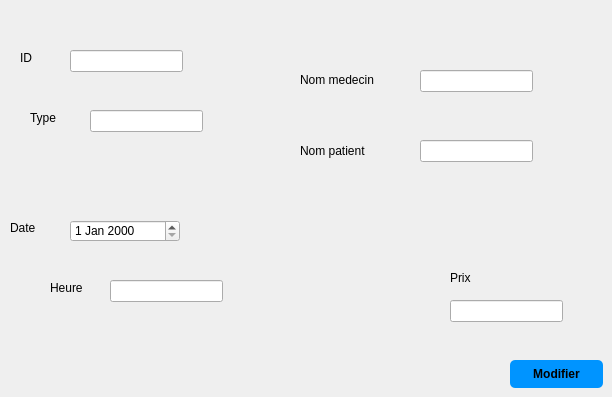
        <widget class="QWidget" name="tab_15">
         <attribute name="title">
          <string>modifier</string>
         </attribute>
         <widget class="QLabel" name="label_55">
          <property name="geometry">
           <rect>
            <x>20</x>
            <y>50</y>
            <width>21</width>
            <height>16</height>
           </rect>
          </property>
          <property name="text">
           <string>ID</string>
          </property>
         </widget>
         <widget class="QLineEdit" name="id_mod">
          <property name="geometry">
           <rect>
            <x>70</x>
            <y>50</y>
            <width>113</width>
            <height>22</height>
           </rect>
          </property>
         </widget>
         <widget class="QLabel" name="label_54">
          <property name="geometry">
           <rect>
            <x>30</x>
            <y>110</y>
            <width>55</width>
            <height>16</height>
           </rect>
          </property>
          <property name="text">
           <string>Type</string>
          </property>
         </widget>
         <widget class="QLineEdit" name="type_mod">
          <property name="geometry">
           <rect>
            <x>90</x>
            <y>110</y>
            <width>113</width>
            <height>22</height>
           </rect>
          </property>
         </widget>
         <widget class="QDateEdit" name="date_mod">
          <property name="geometry">
           <rect>
            <x>70</x>
            <y>220</y>
            <width>110</width>
            <height>22</height>
           </rect>
          </property>
         </widget>
         <widget class="QLabel" name="label_52">
          <property name="geometry">
           <rect>
            <x>10</x>
            <y>220</y>
            <width>55</width>
            <height>16</height>
           </rect>
          </property>
          <property name="text">
           <string>Date</string>
          </property>
         </widget>
         <widget class="QLabel" name="label_53">
          <property name="geometry">
           <rect>
            <x>50</x>
            <y>280</y>
            <width>55</width>
            <height>16</height>
           </rect>
          </property>
          <property name="text">
           <string>Heure</string>
          </property>
         </widget>
         <widget class="QLineEdit" name="heure_mod">
          <property name="geometry">
           <rect>
            <x>110</x>
            <y>280</y>
            <width>113</width>
            <height>22</height>
           </rect>
          </property>
         </widget>
         <widget class="QLabel" name="label_51">
          <property name="geometry">
           <rect>
            <x>300</x>
            <y>70</y>
            <width>91</width>
            <height>20</height>
           </rect>
          </property>
          <property name="text">
           <string>Nom medecin</string>
          </property>
         </widget>
         <widget class="QLineEdit" name="nomm_mod">
          <property name="geometry">
           <rect>
            <x>420</x>
            <y>70</y>
            <width>113</width>
            <height>22</height>
           </rect>
          </property>
         </widget>
         <widget class="QPushButton" name="modifier_service">
          <property name="geometry">
           <rect>
            <x>510</x>
            <y>360</y>
            <width>93</width>
            <height>28</height>
           </rect>
          </property>
          <property name="styleSheet">
           <string notr="true">QPushButton {
padding: 5px;
border-radius: 5px;
background-color:#0094ff;
font-weight: bold;
}
QPushButton:hover
{
color :white;
}</string>
          </property>
          <property name="text">
           <string>Modifier</string>
          </property>
         </widget>
         <widget class="QLineEdit" name="prix_mod">
          <property name="geometry">
           <rect>
            <x>450</x>
            <y>300</y>
            <width>113</width>
            <height>22</height>
           </rect>
          </property>
         </widget>
         <widget class="QLabel" name="label_49">
          <property name="geometry">
           <rect>
            <x>450</x>
            <y>270</y>
            <width>55</width>
            <height>16</height>
           </rect>
          </property>
          <property name="text">
           <string>Prix</string>
          </property>
         </widget>
         <widget class="QLineEdit" name="nomp_mod">
          <property name="geometry">
           <rect>
            <x>420</x>
            <y>140</y>
            <width>113</width>
            <height>22</height>
           </rect>
          </property>
         </widget>
         <widget class="QLabel" name="label_56">
          <property name="geometry">
           <rect>
            <x>300</x>
            <y>140</y>
            <width>91</width>
            <height>21</height>
           </rect>
          </property>
          <property name="text">
           <string>Nom patient</string>
          </property>
         </widget>
        </widget>
